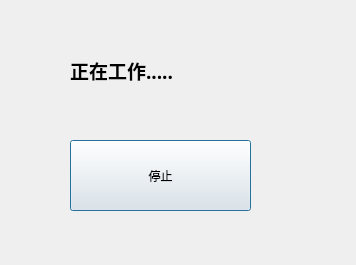
<?xml version="1.0" encoding="UTF-8"?>
<ui version="4.0">
 <class>Dialog</class>
 <widget class="QDialog" name="Dialog">
  <property name="geometry">
   <rect>
    <x>0</x>
    <y>0</y>
    <width>356</width>
    <height>265</height>
   </rect>
  </property>
  <property name="windowTitle">
   <string>Dialog</string>
  </property>
  <widget class="QPushButton" name="pushButton_2">
   <property name="geometry">
    <rect>
     <x>70</x>
     <y>140</y>
     <width>181</width>
     <height>71</height>
    </rect>
   </property>
   <property name="text">
    <string>停止</string>
   </property>
  </widget>
  <widget class="QLabel" name="label">
   <property name="geometry">
    <rect>
     <x>70</x>
     <y>40</y>
     <width>241</width>
     <height>61</height>
    </rect>
   </property>
   <property name="font">
    <font>
     <family>微软雅黑</family>
     <pointsize>14</pointsize>
     <weight>75</weight>
     <bold>true</bold>
    </font>
   </property>
   <property name="text">
    <string>正在工作.....</string>
   </property>
  </widget>
 </widget>
 <resources/>
 <connections>
  <connection>
   <sender>pushButton_2</sender>
   <signal>clicked()</signal>
   <receiver>Dialog</receiver>
   <slot>exec()</slot>
   <hints>
    <hint type="sourcelabel">
     <x>113</x>
     <y>154</y>
    </hint>
    <hint type="destinationlabel">
     <x>15</x>
     <y>201</y>
    </hint>
   </hints>
  </connection>
 </connections>
</ui>
